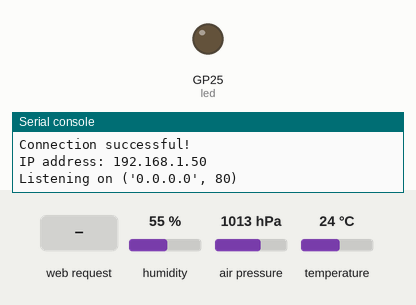
This program was run on a simulated Raspberry Pi Pico running MicroPython. Shown: output pins drawn as LEDs (lit = HIGH), the last lines printed to the serial console. The test bench sets the inputs (shaded band); at power-on: humidity 55 %, air pressure 1013 hPa, temperature 24 °C. WiFi joins after 1.5 s; values from a settings file that is not in the repository are placeholders.

Above: at 3.2 s.
3.3 s: HTTP request GET /lighton? received
At 4.5 s:
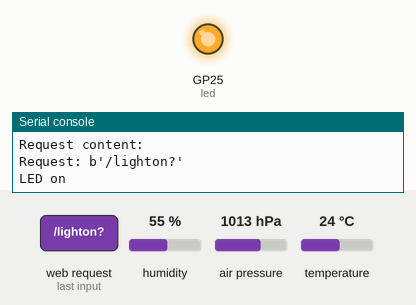
4.8 s: HTTP request GET /lightoff? received
At 5.7 s:
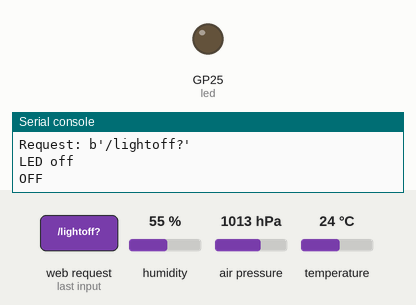
Timing chart, 0 to 7.8 s (numbered marks = the images above; inputs shaded):
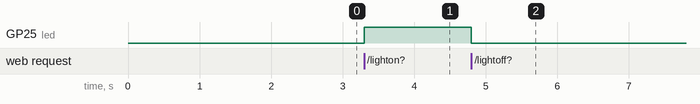

The program:

11_4_web_server_led_readings_external_file.py
```python
# Rui Santos & Sara Santos - Random Nerd Tutorials
# Complete project details at https://RandomNerdTutorials.com/raspberry-pi-pico-w-micropython-ebook/

# Import necessary modules
import network
from config import wifi_ssid, wifi_password
import socket
import time
from machine import Pin, I2C
import BME280

# Constant variable to save the HTML file path
HTML_FILE_PATH = "webpage.html"

# Create an LED object on pin 'LED'
led = Pin('LED', Pin.OUT)

# Initialize LED state
state = 'OFF'

# Initialize I2C communication
i2c = I2C(id=0, scl=Pin(5), sda=Pin(4), freq=10000)
bme = BME280.BME280(i2c=i2c, addr=0x76)

# Function to read HTML content from the file
def read_html_file():
    with open(HTML_FILE_PATH, "r") as file:
        return file.read()

# Get sensor readings
def get_readings():
    temp = bme.temperature[:-1]
    hum = bme.humidity[:-1]
    pres = bme.pressure[:-3]
    return temp, hum, pres

# HTML template for the webpage
def webpage(state):
    # Get new sensor readings every time you serve the web page
    temperature, humidity, pressure = get_readings()
    html_content = read_html_file()
    html = html_content.format(state=state, temperature=temperature, humidity=humidity, pressure=pressure)
    return html

# Init Wi-Fi Interface
def init_wifi(ssid, password):
    wlan = network.WLAN(network.STA_IF)
    wlan.active(True)
    # Connect to your network
    wlan.connect(ssid, password)
    # Wait for Wi-Fi connection
    connection_timeout = 10
    while connection_timeout > 0:
        print(wlan.status())
        if wlan.status() >= 3:
            break
        connection_timeout -= 1
        print('Waiting for Wi-Fi connection...')
        time.sleep(1)
    # Check if connection is successful
    if wlan.status() != 3:
        print('Failed to connect to Wi-Fi')
        return False
    else:
        print('Connection successful!')
        network_info = wlan.ifconfig()
        print('IP address:', network_info[0])
        return True

if not init_wifi(wifi_ssid, wifi_password):
    print("Exiting program.")
else:
    try:
        # Set up socket and start listening
        addr = socket.getaddrinfo('0.0.0.0', 80)[0][-1]
        s = socket.socket()
        s.setsockopt(socket.SOL_SOCKET, socket.SO_REUSEADDR, 1)
        s.bind(addr)
        s.listen()
        print('Listening on', addr)

        # Main loop to listen for connections
        while True:
            try:
                conn, addr = s.accept()
                print('Got a connection from', addr)

                # Receive and parse the request
                request = conn.recv(1024)
                request_str = request.decode('utf-8')
                print('Request content:')

                try:
                    request = request.split()[1]
                    print('Request:', request)
                except IndexError:
                    pass

                # Process the request and update variables
                if request == b'/lighton?':
                    print('LED on')
                    led.value(1)
                    state = 'ON'
                elif request == b'/lightoff?':
                    print('LED off')
                    led.value(0)
                    state = 'OFF'
                    print(state)
                # Generate HTML response
                response = webpage(state)

                # Send the HTTP response and close the connection
                conn.send('HTTP/1.0 200 OK\r\nContent-type: text/html\r\n\r\n')
                conn.send(response)
                conn.close()

            except OSError as e:
                conn.close()
                print('Connection closed')

    except KeyboardInterrupt:
            print('Server stopped by user.')
```

Measured:
- after the input at 3.3 s, GP25 (led): LOW → HIGH at once
- after the input at 4.8 s, GP25 (led): HIGH → LOW at once
